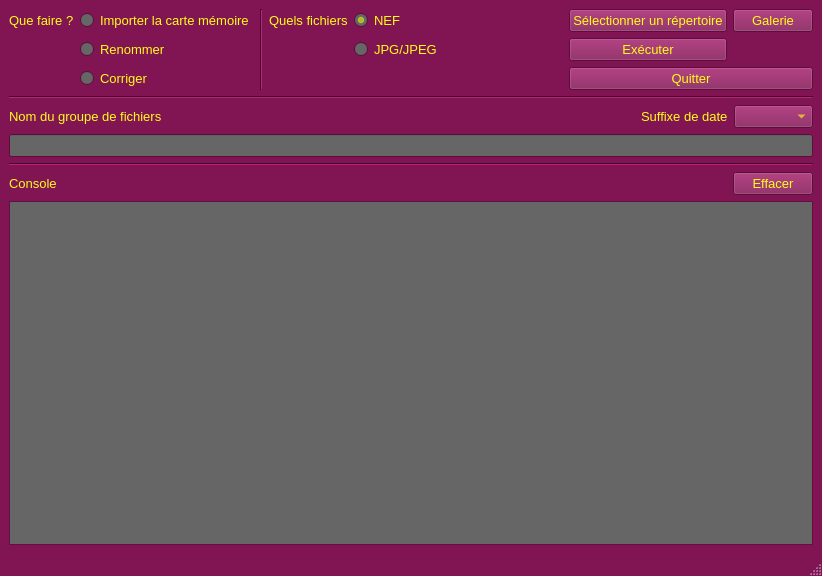
<?xml version="1.0" encoding="UTF-8"?>
<ui version="4.0">
 <class>MainWindow</class>
 <widget class="QMainWindow" name="MainWindow">
  <property name="geometry">
   <rect>
    <x>0</x>
    <y>0</y>
    <width>822</width>
    <height>576</height>
   </rect>
  </property>
  <property name="minimumSize">
   <size>
    <width>800</width>
    <height>450</height>
   </size>
  </property>
  <property name="palette">
   <palette>
    <active>
     <colorrole role="WindowText">
      <brush brushstyle="SolidPattern">
       <color alpha="255">
        <red>0</red>
        <green>0</green>
        <blue>0</blue>
       </color>
      </brush>
     </colorrole>
     <colorrole role="Button">
      <brush brushstyle="SolidPattern">
       <color alpha="255">
        <red>129</red>
        <green>20</green>
        <blue>83</blue>
       </color>
      </brush>
     </colorrole>
     <colorrole role="Light">
      <brush brushstyle="SolidPattern">
       <color alpha="255">
        <red>193</red>
        <green>30</green>
        <blue>125</blue>
       </color>
      </brush>
     </colorrole>
     <colorrole role="Midlight">
      <brush brushstyle="SolidPattern">
       <color alpha="255">
        <red>161</red>
        <green>25</green>
        <blue>104</blue>
       </color>
      </brush>
     </colorrole>
     <colorrole role="Dark">
      <brush brushstyle="SolidPattern">
       <color alpha="255">
        <red>64</red>
        <green>10</green>
        <blue>41</blue>
       </color>
      </brush>
     </colorrole>
     <colorrole role="Mid">
      <brush brushstyle="SolidPattern">
       <color alpha="255">
        <red>86</red>
        <green>13</green>
        <blue>55</blue>
       </color>
      </brush>
     </colorrole>
     <colorrole role="Text">
      <brush brushstyle="SolidPattern">
       <color alpha="255">
        <red>255</red>
        <green>254</green>
        <blue>24</blue>
       </color>
      </brush>
     </colorrole>
     <colorrole role="BrightText">
      <brush brushstyle="SolidPattern">
       <color alpha="255">
        <red>255</red>
        <green>255</green>
        <blue>255</blue>
       </color>
      </brush>
     </colorrole>
     <colorrole role="ButtonText">
      <brush brushstyle="SolidPattern">
       <color alpha="255">
        <red>0</red>
        <green>0</green>
        <blue>0</blue>
       </color>
      </brush>
     </colorrole>
     <colorrole role="Base">
      <brush brushstyle="SolidPattern">
       <color alpha="255">
        <red>255</red>
        <green>255</green>
        <blue>255</blue>
       </color>
      </brush>
     </colorrole>
     <colorrole role="Window">
      <brush brushstyle="SolidPattern">
       <color alpha="255">
        <red>129</red>
        <green>20</green>
        <blue>83</blue>
       </color>
      </brush>
     </colorrole>
     <colorrole role="Shadow">
      <brush brushstyle="SolidPattern">
       <color alpha="255">
        <red>0</red>
        <green>0</green>
        <blue>0</blue>
       </color>
      </brush>
     </colorrole>
     <colorrole role="AlternateBase">
      <brush brushstyle="SolidPattern">
       <color alpha="255">
        <red>192</red>
        <green>137</green>
        <blue>169</blue>
       </color>
      </brush>
     </colorrole>
     <colorrole role="ToolTipBase">
      <brush brushstyle="SolidPattern">
       <color alpha="255">
        <red>255</red>
        <green>255</green>
        <blue>220</blue>
       </color>
      </brush>
     </colorrole>
     <colorrole role="ToolTipText">
      <brush brushstyle="SolidPattern">
       <color alpha="255">
        <red>0</red>
        <green>0</green>
        <blue>0</blue>
       </color>
      </brush>
     </colorrole>
     <colorrole role="PlaceholderText">
      <brush brushstyle="SolidPattern">
       <color alpha="127">
        <red>0</red>
        <green>0</green>
        <blue>0</blue>
       </color>
      </brush>
     </colorrole>
     <colorrole role="Accent">
      <brush brushstyle="SolidPattern">
       <color alpha="255">
        <red>255</red>
        <green>255</green>
        <blue>255</blue>
       </color>
      </brush>
     </colorrole>
    </active>
    <inactive>
     <colorrole role="WindowText">
      <brush brushstyle="SolidPattern">
       <color alpha="255">
        <red>0</red>
        <green>0</green>
        <blue>0</blue>
       </color>
      </brush>
     </colorrole>
     <colorrole role="Button">
      <brush brushstyle="SolidPattern">
       <color alpha="255">
        <red>129</red>
        <green>20</green>
        <blue>83</blue>
       </color>
      </brush>
     </colorrole>
     <colorrole role="Light">
      <brush brushstyle="SolidPattern">
       <color alpha="255">
        <red>193</red>
        <green>30</green>
        <blue>125</blue>
       </color>
      </brush>
     </colorrole>
     <colorrole role="Midlight">
      <brush brushstyle="SolidPattern">
       <color alpha="255">
        <red>161</red>
        <green>25</green>
        <blue>104</blue>
       </color>
      </brush>
     </colorrole>
     <colorrole role="Dark">
      <brush brushstyle="SolidPattern">
       <color alpha="255">
        <red>64</red>
        <green>10</green>
        <blue>41</blue>
       </color>
      </brush>
     </colorrole>
     <colorrole role="Mid">
      <brush brushstyle="SolidPattern">
       <color alpha="255">
        <red>86</red>
        <green>13</green>
        <blue>55</blue>
       </color>
      </brush>
     </colorrole>
     <colorrole role="Text">
      <brush brushstyle="SolidPattern">
       <color alpha="255">
        <red>255</red>
        <green>254</green>
        <blue>24</blue>
       </color>
      </brush>
     </colorrole>
     <colorrole role="BrightText">
      <brush brushstyle="SolidPattern">
       <color alpha="255">
        <red>255</red>
        <green>255</green>
        <blue>255</blue>
       </color>
      </brush>
     </colorrole>
     <colorrole role="ButtonText">
      <brush brushstyle="SolidPattern">
       <color alpha="255">
        <red>0</red>
        <green>0</green>
        <blue>0</blue>
       </color>
      </brush>
     </colorrole>
     <colorrole role="Base">
      <brush brushstyle="SolidPattern">
       <color alpha="255">
        <red>255</red>
        <green>255</green>
        <blue>255</blue>
       </color>
      </brush>
     </colorrole>
     <colorrole role="Window">
      <brush brushstyle="SolidPattern">
       <color alpha="255">
        <red>129</red>
        <green>20</green>
        <blue>83</blue>
       </color>
      </brush>
     </colorrole>
     <colorrole role="Shadow">
      <brush brushstyle="SolidPattern">
       <color alpha="255">
        <red>0</red>
        <green>0</green>
        <blue>0</blue>
       </color>
      </brush>
     </colorrole>
     <colorrole role="AlternateBase">
      <brush brushstyle="SolidPattern">
       <color alpha="255">
        <red>192</red>
        <green>137</green>
        <blue>169</blue>
       </color>
      </brush>
     </colorrole>
     <colorrole role="ToolTipBase">
      <brush brushstyle="SolidPattern">
       <color alpha="255">
        <red>255</red>
        <green>255</green>
        <blue>220</blue>
       </color>
      </brush>
     </colorrole>
     <colorrole role="ToolTipText">
      <brush brushstyle="SolidPattern">
       <color alpha="255">
        <red>0</red>
        <green>0</green>
        <blue>0</blue>
       </color>
      </brush>
     </colorrole>
     <colorrole role="PlaceholderText">
      <brush brushstyle="SolidPattern">
       <color alpha="127">
        <red>0</red>
        <green>0</green>
        <blue>0</blue>
       </color>
      </brush>
     </colorrole>
     <colorrole role="Accent">
      <brush brushstyle="SolidPattern">
       <color alpha="255">
        <red>255</red>
        <green>255</green>
        <blue>255</blue>
       </color>
      </brush>
     </colorrole>
    </inactive>
    <disabled>
     <colorrole role="WindowText">
      <brush brushstyle="SolidPattern">
       <color alpha="255">
        <red>64</red>
        <green>10</green>
        <blue>41</blue>
       </color>
      </brush>
     </colorrole>
     <colorrole role="Button">
      <brush brushstyle="SolidPattern">
       <color alpha="255">
        <red>129</red>
        <green>20</green>
        <blue>83</blue>
       </color>
      </brush>
     </colorrole>
     <colorrole role="Light">
      <brush brushstyle="SolidPattern">
       <color alpha="255">
        <red>193</red>
        <green>30</green>
        <blue>125</blue>
       </color>
      </brush>
     </colorrole>
     <colorrole role="Midlight">
      <brush brushstyle="SolidPattern">
       <color alpha="255">
        <red>161</red>
        <green>25</green>
        <blue>104</blue>
       </color>
      </brush>
     </colorrole>
     <colorrole role="Dark">
      <brush brushstyle="SolidPattern">
       <color alpha="255">
        <red>64</red>
        <green>10</green>
        <blue>41</blue>
       </color>
      </brush>
     </colorrole>
     <colorrole role="Mid">
      <brush brushstyle="SolidPattern">
       <color alpha="255">
        <red>86</red>
        <green>13</green>
        <blue>55</blue>
       </color>
      </brush>
     </colorrole>
     <colorrole role="Text">
      <brush brushstyle="SolidPattern">
       <color alpha="255">
        <red>64</red>
        <green>10</green>
        <blue>41</blue>
       </color>
      </brush>
     </colorrole>
     <colorrole role="BrightText">
      <brush brushstyle="SolidPattern">
       <color alpha="255">
        <red>255</red>
        <green>255</green>
        <blue>255</blue>
       </color>
      </brush>
     </colorrole>
     <colorrole role="ButtonText">
      <brush brushstyle="SolidPattern">
       <color alpha="255">
        <red>64</red>
        <green>10</green>
        <blue>41</blue>
       </color>
      </brush>
     </colorrole>
     <colorrole role="Base">
      <brush brushstyle="SolidPattern">
       <color alpha="255">
        <red>129</red>
        <green>20</green>
        <blue>83</blue>
       </color>
      </brush>
     </colorrole>
     <colorrole role="Window">
      <brush brushstyle="SolidPattern">
       <color alpha="255">
        <red>129</red>
        <green>20</green>
        <blue>83</blue>
       </color>
      </brush>
     </colorrole>
     <colorrole role="Shadow">
      <brush brushstyle="SolidPattern">
       <color alpha="255">
        <red>0</red>
        <green>0</green>
        <blue>0</blue>
       </color>
      </brush>
     </colorrole>
     <colorrole role="AlternateBase">
      <brush brushstyle="SolidPattern">
       <color alpha="255">
        <red>129</red>
        <green>20</green>
        <blue>83</blue>
       </color>
      </brush>
     </colorrole>
     <colorrole role="ToolTipBase">
      <brush brushstyle="SolidPattern">
       <color alpha="255">
        <red>255</red>
        <green>255</green>
        <blue>220</blue>
       </color>
      </brush>
     </colorrole>
     <colorrole role="ToolTipText">
      <brush brushstyle="SolidPattern">
       <color alpha="255">
        <red>0</red>
        <green>0</green>
        <blue>0</blue>
       </color>
      </brush>
     </colorrole>
     <colorrole role="PlaceholderText">
      <brush brushstyle="SolidPattern">
       <color alpha="127">
        <red>64</red>
        <green>10</green>
        <blue>41</blue>
       </color>
      </brush>
     </colorrole>
     <colorrole role="Accent">
      <brush brushstyle="SolidPattern">
       <color alpha="255">
        <red>168</red>
        <green>26</green>
        <blue>108</blue>
       </color>
      </brush>
     </colorrole>
    </disabled>
   </palette>
  </property>
  <property name="font">
   <font>
    <family>Ubuntu</family>
    <pointsize>10</pointsize>
   </font>
  </property>
  <property name="windowTitle">
   <string>Renommage des photos</string>
  </property>
  <property name="toolTipDuration">
   <number>21</number>
  </property>
  <widget class="QWidget" name="centralwidget">
   <property name="palette">
    <palette>
     <active>
      <colorrole role="WindowText">
       <brush brushstyle="SolidPattern">
        <color alpha="255">
         <red>255</red>
         <green>254</green>
         <blue>24</blue>
        </color>
       </brush>
      </colorrole>
      <colorrole role="ButtonText">
       <brush brushstyle="SolidPattern">
        <color alpha="255">
         <red>255</red>
         <green>254</green>
         <blue>24</blue>
        </color>
       </brush>
      </colorrole>
      <colorrole role="Base">
       <brush brushstyle="SolidPattern">
        <color alpha="255">
         <red>102</red>
         <green>102</green>
         <blue>102</blue>
        </color>
       </brush>
      </colorrole>
      <colorrole role="ToolTipText">
       <brush brushstyle="SolidPattern">
        <color alpha="255">
         <red>0</red>
         <green>0</green>
         <blue>0</blue>
        </color>
       </brush>
      </colorrole>
     </active>
     <inactive>
      <colorrole role="WindowText">
       <brush brushstyle="SolidPattern">
        <color alpha="255">
         <red>255</red>
         <green>254</green>
         <blue>24</blue>
        </color>
       </brush>
      </colorrole>
      <colorrole role="ButtonText">
       <brush brushstyle="SolidPattern">
        <color alpha="255">
         <red>255</red>
         <green>254</green>
         <blue>24</blue>
        </color>
       </brush>
      </colorrole>
      <colorrole role="Base">
       <brush brushstyle="SolidPattern">
        <color alpha="255">
         <red>102</red>
         <green>102</green>
         <blue>102</blue>
        </color>
       </brush>
      </colorrole>
      <colorrole role="ToolTipText">
       <brush brushstyle="SolidPattern">
        <color alpha="255">
         <red>0</red>
         <green>0</green>
         <blue>0</blue>
        </color>
       </brush>
      </colorrole>
     </inactive>
     <disabled>
      <colorrole role="ToolTipText">
       <brush brushstyle="SolidPattern">
        <color alpha="255">
         <red>0</red>
         <green>0</green>
         <blue>0</blue>
        </color>
       </brush>
      </colorrole>
     </disabled>
    </palette>
   </property>
   <layout class="QGridLayout" name="gridLayout_2">
    <item row="0" column="0">
     <layout class="QGridLayout" name="gridLayout">
      <item row="0" column="0">
       <widget class="QLabel" name="lbl_tache">
        <property name="text">
         <string>Que faire ?</string>
        </property>
       </widget>
      </item>
      <item row="0" column="1">
       <widget class="QRadioButton" name="rb_initial_sort">
        <property name="text">
         <string>Importer la carte mémoire</string>
        </property>
        <property name="checked">
         <bool>false</bool>
        </property>
        <property name="autoExclusive">
         <bool>false</bool>
        </property>
       </widget>
      </item>
      <item row="0" column="2" rowspan="3">
       <widget class="Line" name="line">
        <property name="orientation">
         <enum>Qt::Orientation::Vertical</enum>
        </property>
       </widget>
      </item>
      <item row="0" column="3" colspan="2">
       <widget class="QLabel" name="lbl_type_of_files">
        <property name="text">
         <string>Quels fichiers</string>
        </property>
       </widget>
      </item>
      <item row="0" column="5">
       <widget class="QRadioButton" name="rb_nef">
        <property name="text">
         <string>NEF</string>
        </property>
        <property name="checked">
         <bool>true</bool>
        </property>
        <property name="autoExclusive">
         <bool>false</bool>
        </property>
       </widget>
      </item>
      <item row="0" column="7">
       <widget class="QPushButton" name="btn_select">
        <property name="text">
         <string>Sélectionner un répertoire</string>
        </property>
       </widget>
      </item>
      <item row="0" column="8">
       <widget class="QPushButton" name="btn_gallery">
        <property name="text">
         <string>Galerie</string>
        </property>
       </widget>
      </item>
      <item row="1" column="0" rowspan="2">
       <spacer name="verticalSpacer">
        <property name="orientation">
         <enum>Qt::Orientation::Vertical</enum>
        </property>
        <property name="sizeHint" stdset="0">
         <size>
          <width>20</width>
          <height>49</height>
         </size>
        </property>
       </spacer>
      </item>
      <item row="1" column="1">
       <widget class="QRadioButton" name="rb_rename">
        <property name="text">
         <string>Renommer</string>
        </property>
        <property name="checked">
         <bool>false</bool>
        </property>
        <property name="autoExclusive">
         <bool>false</bool>
        </property>
       </widget>
      </item>
      <item row="1" column="4" rowspan="2">
       <spacer name="verticalSpacer_2">
        <property name="orientation">
         <enum>Qt::Orientation::Vertical</enum>
        </property>
        <property name="sizeHint" stdset="0">
         <size>
          <width>20</width>
          <height>49</height>
         </size>
        </property>
       </spacer>
      </item>
      <item row="1" column="5">
       <widget class="QRadioButton" name="rb_jpg">
        <property name="text">
         <string>JPG/JPEG</string>
        </property>
        <property name="checked">
         <bool>false</bool>
        </property>
        <property name="autoExclusive">
         <bool>false</bool>
        </property>
       </widget>
      </item>
      <item row="1" column="6">
       <spacer name="horizontalSpacer_4">
        <property name="orientation">
         <enum>Qt::Orientation::Horizontal</enum>
        </property>
        <property name="sizeHint" stdset="0">
         <size>
          <width>109</width>
          <height>20</height>
         </size>
        </property>
       </spacer>
      </item>
      <item row="1" column="7">
       <widget class="QPushButton" name="btn_exec">
        <property name="text">
         <string>Exécuter</string>
        </property>
       </widget>
      </item>
      <item row="2" column="1">
       <widget class="QRadioButton" name="rb_correct">
        <property name="text">
         <string>Corriger</string>
        </property>
        <property name="autoExclusive">
         <bool>false</bool>
        </property>
       </widget>
      </item>
      <item row="2" column="7" colspan="2">
       <widget class="QPushButton" name="btn_quit">
        <property name="text">
         <string>Quitter</string>
        </property>
       </widget>
      </item>
      <item row="3" column="0" colspan="9">
       <widget class="Line" name="line_2">
        <property name="orientation">
         <enum>Qt::Orientation::Horizontal</enum>
        </property>
       </widget>
      </item>
     </layout>
    </item>
    <item row="1" column="0">
     <layout class="QVBoxLayout" name="verticalLayout">
      <item>
       <layout class="QHBoxLayout" name="horizontalLayout">
        <item>
         <widget class="QLabel" name="lbl_group_name">
          <property name="text">
           <string>Nom du groupe de fichiers</string>
          </property>
          <property name="buddy">
           <cstring>edt_gname</cstring>
          </property>
         </widget>
        </item>
        <item>
         <spacer name="horizontalSpacer_2">
          <property name="orientation">
           <enum>Qt::Orientation::Horizontal</enum>
          </property>
          <property name="sizeHint" stdset="0">
           <size>
            <width>358</width>
            <height>20</height>
           </size>
          </property>
         </spacer>
        </item>
        <item>
         <widget class="QLabel" name="lbl_date_suffix">
          <property name="text">
           <string>Suffixe de date</string>
          </property>
          <property name="buddy">
           <cstring>cbx_date_suffix</cstring>
          </property>
         </widget>
        </item>
        <item>
         <widget class="QComboBox" name="cbx_date_suffix">
          <property name="currentText">
           <string/>
          </property>
         </widget>
        </item>
       </layout>
      </item>
      <item>
       <widget class="QLineEdit" name="edt_gname"/>
      </item>
     </layout>
    </item>
    <item row="2" column="0">
     <widget class="Line" name="line_4">
      <property name="orientation">
       <enum>Qt::Orientation::Horizontal</enum>
      </property>
     </widget>
    </item>
    <item row="3" column="0">
     <layout class="QGridLayout" name="gridLayout_3">
      <item row="0" column="0">
       <widget class="QLabel" name="lbl_list_of_files">
        <property name="text">
         <string>Console</string>
        </property>
        <property name="buddy">
         <cstring>console</cstring>
        </property>
       </widget>
      </item>
      <item row="0" column="1">
       <spacer name="horizontalSpacer">
        <property name="orientation">
         <enum>Qt::Orientation::Horizontal</enum>
        </property>
        <property name="sizeHint" stdset="0">
         <size>
          <width>40</width>
          <height>20</height>
         </size>
        </property>
       </spacer>
      </item>
      <item row="0" column="2">
       <widget class="QPushButton" name="btn_clear_output">
        <property name="text">
         <string>Effacer</string>
        </property>
       </widget>
      </item>
      <item row="1" column="0" colspan="3">
       <widget class="QListWidget" name="console"/>
      </item>
     </layout>
    </item>
   </layout>
  </widget>
  <widget class="QStatusBar" name="statusbar"/>
 </widget>
 <resources/>
 <connections/>
</ui>
